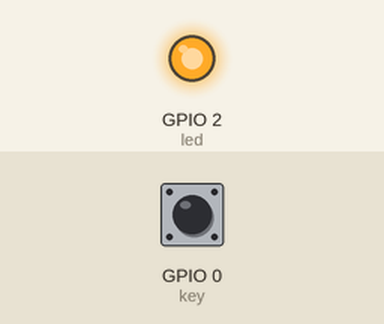
This sketch was run on a simulated ESP32. On the bench: output pins drawn as LEDs (lit = HIGH). Inputs (shaded band) come from the test bench; at power-on: GPIO 0 (key) HIGH.

Above: at 1.2 s.
1.3 s: GPIO 0 (key) pulled LOW for 0.15 s
At 1.9 s:
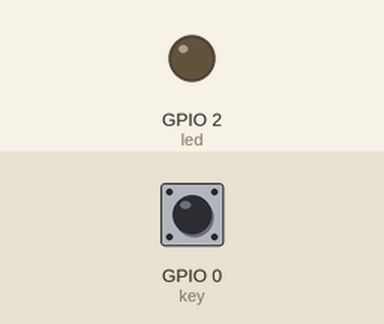
2.9 s: GPIO 0 (key) pulled LOW for 1 s
At 3.2 s:
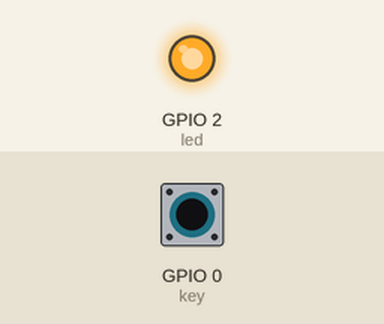
5.4 s: GPIO 0 (key) pulled LOW for 3.2 s
At 6.3 s:
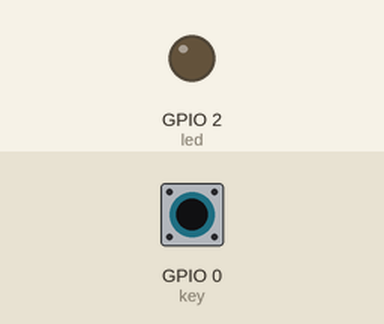
Timing chart, 0 to 8.4 s (numbered marks = the images above; inputs shaded):
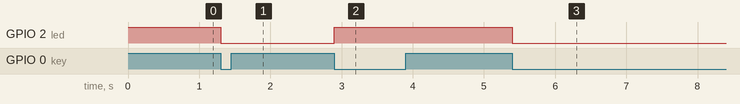

Measured:
- after the input at 1.3 s, GPIO 2 (led): HIGH → LOW at once
- after the input at 2.9 s, GPIO 2 (led): LOW → HIGH at once
- after the input at 5.4 s, GPIO 2 (led): HIGH → LOW at once

The sketch:

EXTI.ino
```cpp
int key = 0;
int led = 2;

boolean flag = true;

void EXTI()  //中断服务函数
{
  flag = !flag;
}

void setup() {
  // put your setup code here, to run once:
  pinMode(led, OUTPUT);
  pinMode(key, INPUT);
  attachInterrupt(key, EXTI, FALLING);    // 设置外部中断
}

void loop() {
  // put your main code here, to run repeatedly:
  if(flag)
  {digitalWrite(led, HIGH);}
  if(!flag)
  {digitalWrite(led, LOW);}
}
```
